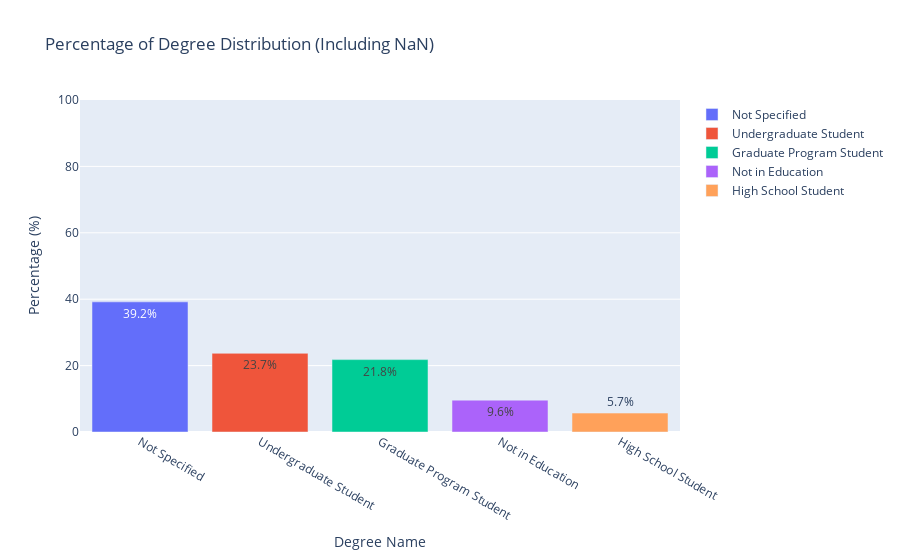

The notebook cell this image was saved under:
### Code cell
# Calculate the percentage of each degree
degree_counts = df['Degree'].value_counts(dropna=False)
degree_percentages = (degree_counts / total_entries) * 100

# Round the degree percentages to 1 decimal place
degree_percentages_rounded = degree_percentages.round(1)

# Create a bar plot using plotly
fig = px.bar(x=degree_percentages_rounded.index.astype(str), y=degree_percentages_rounded.values, 
             labels={'x': 'Degree', 'y': 'Percentage (%)'}, 
             title='Percentage of Degree Distribution (Including NaN)',
             text=[f'{val}%' for val in degree_percentages_rounded.values],
             color=degree_percentages_rounded.index.astype(str))

# layout for better visualization
fig.update_layout(xaxis_title='Degree Name', yaxis_title='Percentage (%)', yaxis_range=[0, 100], legend_title_text='')
fig.show()

### Figure 1 — Plotly figure (JSON) as saved in the notebook; plotly's stock layout.template omitted (floating-point values rounded to 4 significant figures)
{"data": [{"alignmentgroup": "True", "hovertemplate": "color=Not Specified<br>Degree=%{x}<br>Percentage (%)=%{y}<br>text=%{text}<extra></extra>", "legendgroup": "Not Specified", "marker": {"color": "#636efa", "pattern": {"shape": ""}}, "name": "Not Specified", "offsetgroup": "Not Specified", "orientation": "v", "showlegend": true, "text": ["39.2%"], "textposition": "auto", "type": "bar", "x": ["Not Specified"], "xaxis": "x", "y": [39.2], "yaxis": "y"}, {"alignmentgroup": "True", "hovertemplate": "color=Undergraduate Student<br>Degree=%{x}<br>Percentage (%)=%{y}<br>text=%{text}<extra></extra>", "legendgroup": "Undergraduate Student", "marker": {"color": "#EF553B", "pattern": {"shape": ""}}, "name": "Undergraduate Student", "offsetgroup": "Undergraduate Student", "orientation": "v", "showlegend": true, "text": ["23.7%"], "textposition": "auto", "type": "bar", "x": ["Undergraduate Student"], "xaxis": "x", "y": [23.7], "yaxis": "y"}, {"alignmentgroup": "True", "hovertemplate": "color=Graduate Program Student<br>Degree=%{x}<br>Percentage (%)=%{y}<br>text=%{text}<extra></extra>", "legendgroup": "Graduate Program Student", "marker": {"color": "#00cc96", "pattern": {"shape": ""}}, "name": "Graduate Program Student", "offsetgroup": "Graduate Program Student", "orientation": "v", "showlegend": true, "text": ["21.8%"], "textposition": "auto", "type": "bar", "x": ["Graduate Program Student"], "xaxis": "x", "y": [21.8], "yaxis": "y"}, {"alignmentgroup": "True", "hovertemplate": "color=Not in Education<br>Degree=%{x}<br>Percentage (%)=%{y}<br>text=%{text}<extra></extra>", "legendgroup": "Not in Education", "marker": {"color": "#ab63fa", "pattern": {"shape": ""}}, "name": "Not in Education", "offsetgroup": "Not in Education", "orientation": "v", "showlegend": true, "text": ["9.6%"], "textposition": "auto", "type": "bar", "x": ["Not in Education"], "xaxis": "x", "y": [9.6], "yaxis": "y"}, {"alignmentgroup": "True", "hovertemplate": "color=High School Student<br>Degree=%{x}<br>Percentage (%)=%{y}<br>text=%{text}<extra></extra>", "legendgroup": "High School Student", "marker": {"color": "#FFA15A", "pattern": {"shape": ""}}, "name": "High School Student", "offsetgroup": "High School Student", "orientation": "v", "showlegend": true, "text": ["5.7%"], "textposition": "auto", "type": "bar", "x": ["High School Student"], "xaxis": "x", "y": [5.7], "yaxis": "y"}], "layout": {"barmode": "relative", "legend": {"title": {"text": ""}, "tracegroupgap": 0}, "title": {"text": "Percentage of Degree Distribution (Including NaN)"}, "xaxis": {"anchor": "y", "domain": [0, 1], "title": {"text": "Degree Name"}}, "yaxis": {"anchor": "x", "domain": [0, 1], "range": [0, 100], "title": {"text": "Percentage (%)"}}}}
